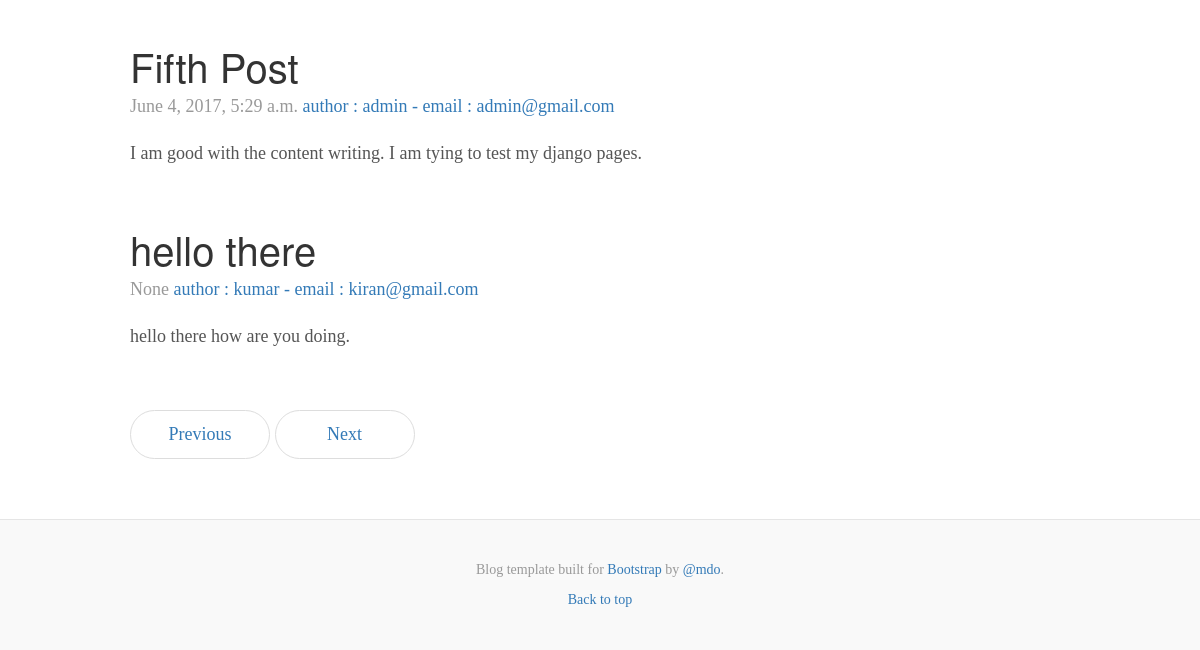
The app's page / (lower part), older data.
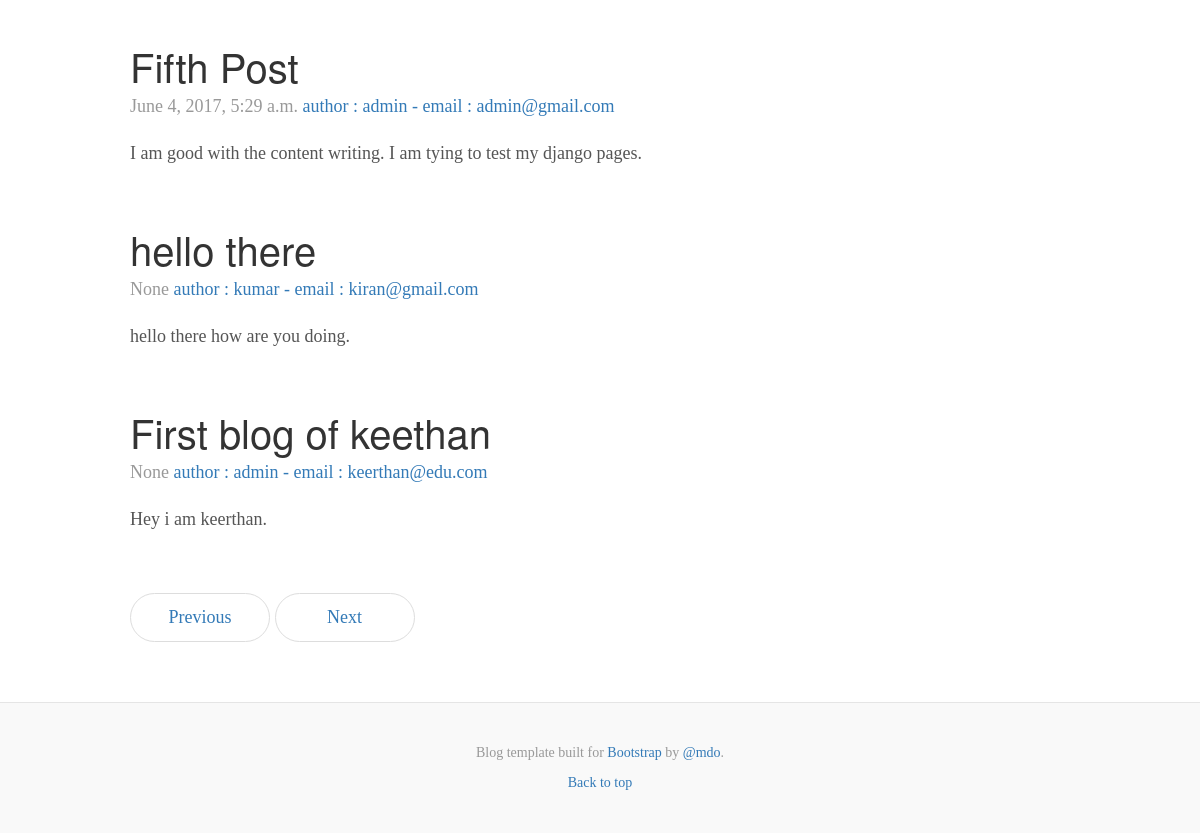
The same page, newer data.
### blog/models.py (models this page shows)
class Post(models.Model):
	author = models.ForeignKey('auth.user')
	email = models.EmailField(max_length=20,null=True,blank=True)  # database and form both can be null.
	title = models.CharField(max_length=200)
	text = models.TextField()
	created_date = models.DateTimeField(default=timezone.now)
	published_date = models.DateTimeField(blank=True,null=True)  # blank=True - Form,# null = True - database
 	def publish(self):
 		self.published_date = timezone.now()
 		self.save()
 	def __str__(self):     # __str__ or __unicode__
 		return self.title

### blog/views.py (the view)
# urls.py: url(r'^$',views.home,name='home'),
def home(request):
	posts = Post.objects.all()
	context= {'namesdb':posts}
	return render(request,'blog/home.html',context)

### templates/blog/home.html (shortened to what this page needs)
{% extends "base.html" %}
{% block 'frontpage' %}
    <div class="container">
      <div class="row">
        <div class="col-sm-8 blog-main">
  {% for value in namesdb %}
          <div class="blog-post">
          <h2 class="blog-post-title">{{ value.title}}</h2>
          <p class="blog-post-meta">{{ value.published_date }} <a href="#">author : {{ value.author }} - email : {{ value.email}}</a></p>
          <p>{{ value.text}}</p>
          </div>
  {% endfor %}
          <nav>
            <ul class="pager">
              <li><a href="#">Previous</a></li>
              <li><a href="#">Next</a></li>
            </ul>
          </nav>
        </div>
      </div>
    </div>
{% endblock %}

Row changes from the older to the newer data that the page shows:
added Post: title "First blog of keethan", published_date "None", author "admin", email "keerthan@edu.com", text "Hey i am keerthan."
